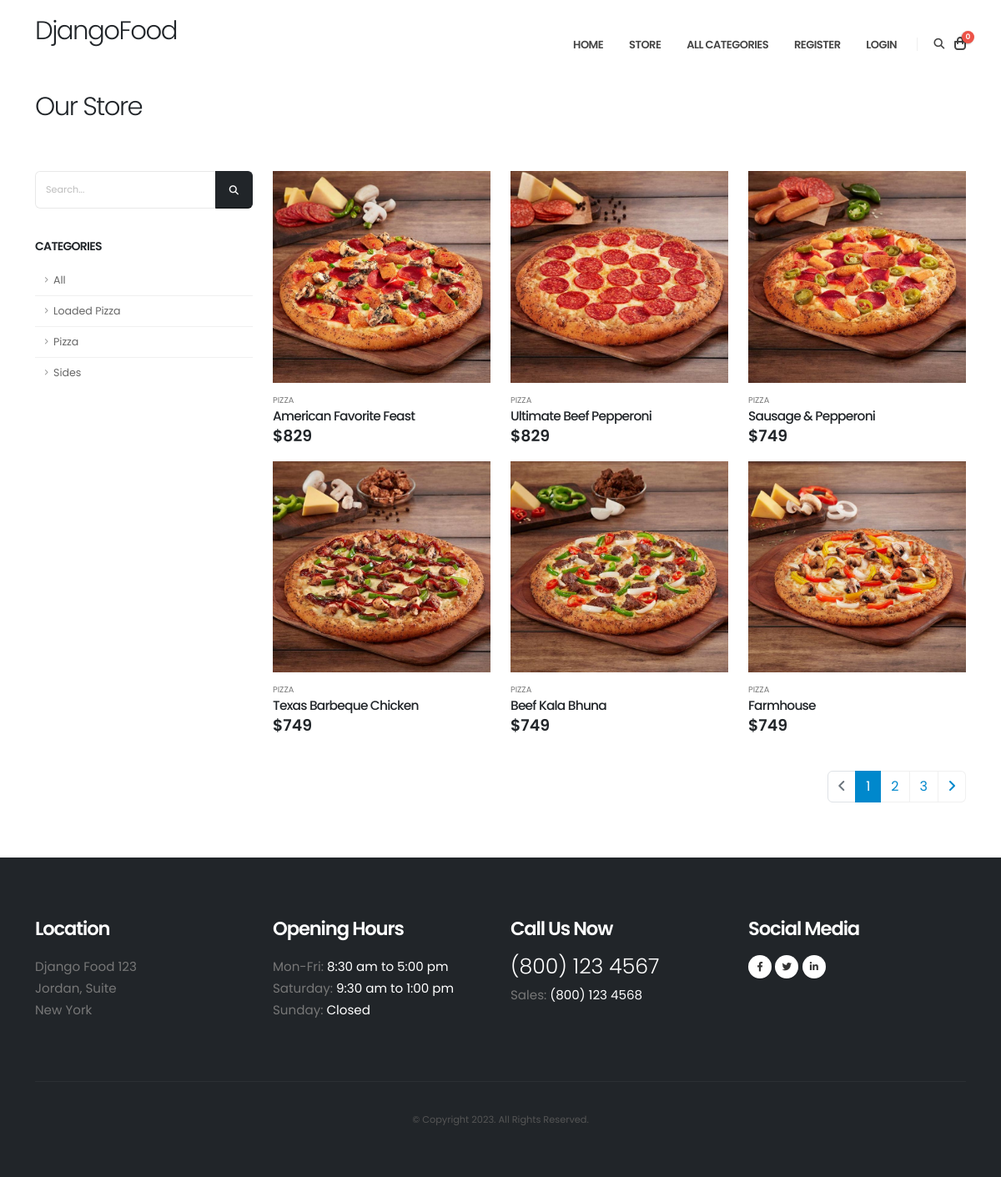
/store/, run on the app's committed database.
### category/models.py (models this page shows, shortened)
class Category(models.Model):
    category_name = models.CharField(max_length=50, unique=True)
    slug = models.SlugField(max_length=100, unique=True)
    description = models.TextField(max_length=255, blank=True)
    cat_image = models.ImageField(upload_to='photos/categories', blank=True)
    class Meta:
        verbose_name = 'category'
        verbose_name_plural = 'categories'
    def get_url(self):
        return reverse('products_by_category', args=[self.slug])

### store/models.py (models this page shows, shortened)
class Product(models.Model):
    product_name    = models.CharField(max_length=200, unique=True)
    slug            = models.SlugField(max_length=200, unique=True)
    description     = models.TextField(max_length=500, blank=True)
    price           = models.IntegerField()
    images          = models.ImageField(upload_to='photos/products')
    stock           = models.IntegerField()
    is_available    = models.BooleanField(default=True)
    category        = models.ForeignKey(Category, on_delete=models.CASCADE)
    created_date    = models.DateTimeField(auto_now_add=True)
    modified_date   = models.DateTimeField(auto_now=True)
    def get_url(self):
        return reverse('product_detail', args=[self.category.slug, self.slug])

### store/views.py (the view)
# urls.py: path('store/', include('store.urls')),
def store(request, category_slug=None):
    categories = None
    products = None
    if category_slug != None:
        categories = get_object_or_404(Category, slug=category_slug)
        products = Product.objects.filter(category=categories, is_available=True)
        paginator = Paginator(products, 3)
        page = request.GET.get('page')
        paged_products = paginator.get_page(page)
        product_count = products.count()
    else:
        products = Product.objects.all().filter(is_available=True).order_by('id')
        paginator = Paginator(products, 6)
        page = request.GET.get('page')
        paged_products = paginator.get_page(page)
        product_count = products.count()
    context = {
        'products': paged_products,
        'p_count': product_count,
    }
    return render(request, 'store/store.html', context)

### cart/context_processors.py (called while the page is built)
def counter(request):
    cart_count = 0
    if 'admin' in request.path:
        return {}
    else:
        try:
            cart = Cart.objects.filter(cart_id=_cart_id(request))
            if request.user.is_authenticated:
                cart_items = CartItem.objects.all().filter(user=request.user)
            else:
                cart_items = CartItem.objects.all().filter(cart=cart[:1])
            for cart_item in cart_items:
                cart_count += cart_item.quantity
        except Cart.DoesNotExist:
            cart_count = 0
    return dict(cart_count=cart_count)

### cart/views.py (called while the page is built)
def _cart_id(request):
    cart = request.session.session_key
    if not cart:
        cart = request.session.create()
    return cart

### category/context_processors.py (called while the page is built)
def menu_links(request):
    links = Category.objects.all()
    return dict(links=links)

### store/templates/store/store.html (shortened to what this page needs)
{% extends 'base.html' %} {% load static %} {% block content %}
<section class="section-pagetop bg">
  <div class="container">
    {% if 'search' in request.path %}
    <h2 class="title-page">Search Result</h2>
    {% else %}
    <h2 class="title-page">Our Store</h2>
    {% endif %}
  </div>
</section>
<div role="main" class="main shop pt-4">
  <div class="container">
    <div class="row">
      <div class="col-lg-3 order-2 order-lg-1">
        <aside class="sidebar">
          <form action="{% url 'search' %}" method="get">
            <div class="input-group mb-3 pb-1">
              <input class="form-control text-1" placeholder="Search..." name="keyword" id="s" type="text">
              <button type="submit" class="btn btn-dark text-1 p-2"><i class="fas fa-search m-2"></i></button>
            </div>
          </form>
          <h5 class="font-weight-semi-bold pt-3">Categories</h5>
          <ul class="nav nav-list flex-column">
            <li class="nav-item"><a class="nav-link" href="{% url 'store' %}">All</a></li>
            {% for category in links %}
            <li class="nav-item"><a class="nav-link" href="{{ category.get_url }}">{{ category.category_name }}</a></li>
            {% endfor %}
          </ul>
        </aside>
      </div>
      <div class="col-lg-9 order-1 order-lg-2">
        <div class="masonry-loader masonry-loader-showing">
          <div class="row products product-thumb-info-list" data-plugin-masonry data-plugin-options="{'layoutMode': 'fitRows'}">
            {% if products %} {% for product in products %}
            <div class="col-sm-6 col-lg-4">
              <div class="product mb-0">
                <div class="product-thumb-info border-0 mb-3">
                  <a href="{{ product.get_url }}">
                    <div class="product-thumb-info-image">
                      <img alt="" class="img-fluid" src="{{ product.images.url }}">
                    </div>
                  </a>
                </div>
                <div class="d-flex justify-content-between">
                  <div>
                    <p class="d-block text-uppercase text-decoration-none text-color-default text-color-hover-primary line-height-1 text-0 mb-1">{{ product.category.category_name }}</p>
                    <h3 class="text-3-5 font-weight-medium font-alternative text-transform-none line-height-3 mb-0"><a href="{{ product.get_url }}" class="text-color-dark text-color-hover-primary">{{ product.product_name }}</a></h3>
                  </div>
                </div>
                <p class="price text-5 mb-3">
                  <span class="sale text-color-dark font-weight-semi-bold">${{ product.price }}</span>
                </p>
              </div>
            </div>
            {% endfor %} {% else %}
            <div>
              <h2>No result found. Please try again.</h2>
            </div>
            {% endif %}
          </div>
          <div class="row mt-4">
            <div class="col">
              {% if products.has_other_pages %}
              <ul class="pagination float-end">
                {% if products.has_previous %}
                <li class="page-item"><a class="page-link" href="?page={{products.previous_page_number}}"><i class="fas fa-angle-left"></i></a></li>
                {% else %}
                <li class="page-item disabled"><a class="page-link" href=""><i class="fas fa-angle-left"></i></a></li>
                {% endif %}
                {% for i in products.paginator.page_range %}
                {% if products.number == i %}
                <li class="page-item active"><a class="page-link" href="#">{{i}}</a></li>
                {% else %}
                <li class="page-item"><a class="page-link" href="?page={{i}}">{{i}}</a></li>
                {% endif %} {% endfor %} {% if products.has_next %}
                <li class="page-item"><a class="page-link" href="?page={{products.next_page_number}}"><i class="fas fa-angle-right"></i></a></li>
                {% else %}
                <li class="pag☻e-item disabled"><a class="page-link" href="#"><i class="fas fa-angle-right"></i></a></li>
                {% endif %}
              </ul>
              {% endif %}
            </div>
          </div>
        </div>
      </div>
    </div>
  </div>
</div>
{% endblock %}

### templates/base.html (shortened to what this page needs)
{% load static %}
<!DOCTYPE html>
<html lang="en">
	<head>
		<link rel="stylesheet" href="{% static 'vendor/bootstrap/css/bootstrap.min.css' %}">
		<link rel="stylesheet" href="{% static 'vendor/fontawesome-free/css/all.min.css' %}">
		<link rel="stylesheet" href="{% static 'vendor/animate/animate.compat.css' %}">
		<link rel="stylesheet" href="{% static 'vendor/simple-line-icons/css/simple-line-icons.min.css' %}">
		<link rel="stylesheet" href="{% static 'vendor/owl.carousel/assets/owl.carousel.min.css' %}">
		<link rel="stylesheet" href="{% static 'vendor/owl.carousel/assets/owl.theme.default.min.css' %}">
		<link rel="stylesheet" href="{% static 'vendor/magnific-popup/magnific-popup.min.css' %}">
		<link rel="stylesheet" href="{% static 'vendor/bootstrap-star-rating/css/star-rating.min.css' %}">
		<link rel="stylesheet" href="{% static 'vendor/bootstrap-star-rating/themes/krajee-fas/theme.min.css' %}">
		<link rel="stylesheet" href="{% static 'css/theme.css' %}">
		<link rel="stylesheet" href="{% static 'css/theme-elements.css' %}">
		<link rel="stylesheet" href="{% static 'css/theme-blog.css' %}">
		<link rel="stylesheet" href="{% static 'css/theme-shop.css' %}">
		<link id="skinCSS" rel="stylesheet" href="{% static 'css/skins/default.css' %}">
		<link rel="stylesheet" href="{% static 'css/custom.css' %}">
	</head>
	<body data-plugin-page-transition>
		<div class="body">
  {% include 'includes/navbar.html' %}
  {% block content %}{% endblock %}
{% include 'includes/footer.html' %}

### templates/includes/navbar.html (shortened to what this page needs)
{% load static %}
<header id="header" class="header-effect-shrink" data-plugin-options="{'stickyEnabled': true, 'stickyEffect': 'shrink', 'stickyEnableOnBoxed': false, 'stickyEnableOnMobile': false, 'stickyStartAt': 70, 'stickyChangeLogo': false, 'stickyHeaderContainerHeight': 70}">
  <div class="header-body border-top-0 box-shadow-none">
    <div class="header-container header-container-md container">
      <div class="header-row">
        <div class="header-column">
          <div class="header-row">
            <div class="header-logo">
              <a href="{% url 'home' %}">
                <h2>DjangoFood</h2>
              </a>
            </div>
          </div>
        </div>
        <div class="header-column justify-content-end">
          <div class="header-row">
            <div class="header-nav header-nav-line header-nav-bottom-line header-nav-bottom-line-no-transform header-nav-bottom-line-active-text-dark header-nav-bottom-line-effect-1 order-2 order-lg-1">
              <div class="header-nav-main header-nav-main-square header-nav-main-dropdown-no-borders header-nav-main-effect-2 header-nav-main-sub-effect-1">
                <nav class="collapse">
                  <ul class="nav nav-pills" id="mainNav">
                    <li class="dropdown">
                      <a href="{% url 'home' %}">
                        Home
                      </a>
                    </li>
                    <li class="dropdown dropdown-mega">
                      <a href="{% url 'store' %}">
                        Store
                      </a>
                    </li>
                    <li class="dropdown">
                      <a class="dropdown-item dropdown-toggle" href="#">
                        All Categories
                      </a>
                    </li>
                    {% if user.id is None %}
                    <li class="dropdown">
                      <a href="{% url 'register' %}">
                        Register
                      </a>
                    </li>
                    <li class="dropdown">
                      <a href="{% url 'login' %}">
                        Login
                      </a>
                    </li>
                    {% endif %}
                  </ul>
                </nav>
              </div>
            </div>
            <div class="header-nav-features header-nav-features-no-border header-nav-features-lg-show-border order-1 order-lg-2">
              <div class="header-nav-feature header-nav-features-search d-inline-flex">
                <a href="#" class="header-nav-features-toggle text-decoration-none" data-focus="headerSearch" aria-label="Search"><i class="fas fa-search header-nav-top-icon"></i></a>
              </div>
              <div class="header-nav-feature header-nav-features-cart d-inline-flex ms-2">
                <a href="{% url 'cart' %}" aria-label="">
                  <img src="{% static 'img/icons/icon-cart.svg' %}" width="14" alt="" class="header-nav-top-icon-img">
                  <span class="cart-info">
                    <span class="cart-qty">{{cart_count}}</span>
                  </span>
                </a>
              </div>
            </div>
          </div>
        </div>
      </div>
    </div>
  </div>
</header>

### templates/includes/footer.html (shortened to what this page needs)
{% load static %}
<footer id="footer">
	<div class="container my-4">
		<div class="row pt-5 py-lg-5">
			<div class="col-5 col-md-6 col-lg-3 mb-5 mb-lg-0">
				<h5 class="text-6 text-transform-none font-weight-semi-bold text-color-light mb-4">Location</h5>
				<p class="text-4 mb-0">Django Food 123</p>
				<p class="text-4 mb-0">Jordan, Suite</p>
				<p class="text-4 mb-0">New York</p>
			</div>
			<div class="col-7 col-md-6 col-lg-3 mb-5 mb-lg-0">
				<h5 class="text-6 text-transform-none font-weight-semi-bold text-color-light mb-4">Opening Hours</h5>
				<p class="text-4 mb-0">Mon-Fri: <span class="text-color-light">8:30 am to 5:00 pm</span></p>
				<p class="text-4 mb-0">Saturday: <span class="text-color-light">9:30 am to 1:00 pm</span></p>
				<p class="text-4 mb-0">Sunday: <span class="text-color-light">Closed</span></p>
			</div>
			<div class="col-7 col-md-6 col-lg-3 mb-5 mb-lg-0">
				<h5 class="text-6 text-transform-none font-weight-semi-bold text-color-light mb-4">Call Us Now</h5>
				<p class="text-7 text-color-light font-weight-light mb-2"><a href="tel:0123456789" class="text-decoration-none text-color-light">(800) 123 4567</a></p>
				<p class="text-4 mb-0">Sales: <a href="tel:0123456789" class="text-decoration-none text-color-light">(800) 123 4568</a></p>
			</div>
			<div class="col-5 col-md-6 col-lg-3">
				<h5 class="text-6 text-transform-none font-weight-semi-bold text-color-light mb-4">Social Media</h5>
				<ul class="footer-social-icons social-icons m-0">
					<li class="social-icons-facebook"><a href="#" target="_blank" title="Facebook"><i class="fab fa-facebook-f text-2"></i></a></li>
					<li class="social-icons-twitter"><a href="#" target="_blank" title="Twitter"><i class="fab fa-twitter text-2"></i></a></li>
					<li class="social-icons-linkedin"><a href="#" target="_blank" title="Linkedin"><i class="fab fa-linkedin-in text-2"></i></a></li>
				</ul>
			</div>
		</div>
	</div>
	<div class="container">
		<div class="footer-copyright footer-copyright-style-2 pb-4">
			<div class="py-2">
				<div class="row py-4">
					<div class="col d-flex align-items-center justify-content-center mb-4 mb-lg-0">
						<p>© Copyright 2023. All Rights Reserved.</p>
					</div>
				</div>
			</div>
		</div>
	</div>
</footer>
</div>
	</body>
</html>

### static/css/theme-shop.css (style rules this page uses)
.shop .products:after { content: "."; display: block; clear: both; visibility: hidden; line-height: 0; height: 0; }
.shop .products .product { position: relative; margin-bottom: 30px; }
.shop .products .product a { text-decoration: none; }
.product .product-thumb-info { transition: all 0.2s; padding: 0; position: relative; border: 0; border-bottom: 3px solid #E3E4E8; background: #F7F9FC; display: block; overflow: hidden; position: relative; text-decoration: none; max-width: 100%; text-align: center; border: 1px solid #DDD; text-decoration: none; }
.product .product-thumb-info a { text-decoration: none; display: block; width: 100%; }
.product .product-thumb-info img { transition: all 0.2s; }
.product .product-thumb-info .product-thumb-info-image { display: block; position: relative; }
.product .product-thumb-info .product-thumb-info-image:before { transition: all 0.2s; content: ""; display: block; position: absolute; top: 0; left: 0; right: 0; bottom: 0; background: #212121; width: 100%; height: 100%; opacity: 0; z-index: 2; }
.price { display: flex; align-items: center; min-height: 28px; }
.price .sale { order: 2; font-size: 0.9em; font-weight: 600; }

### data on the page
Category: category_name "Loaded Pizza"
Category: category_name "Pizza"
Category: category_name "Sides"
Product: images (picture), category.category_name "PIZZA", product_name "American Favorite Feast", price "829"
Product: images (picture), category.category_name "PIZZA", product_name "Ultimate Beef Pepperoni", price "829"
Product: images (picture), category.category_name "PIZZA", product_name "Sausage & Pepperoni", price "749"
Product: images (picture), category.category_name "PIZZA", product_name "Texas Barbeque Chicken", price "749"
Product: images (picture), category.category_name "PIZZA", product_name "Beef Kala Bhuna", price "749"
Product: images (picture), category.category_name "PIZZA", product_name "Farmhouse", price "749"

### other printed values
{{ cart_count }} "0"
{{ i }} "1"
{{ i }} "2" "3"
